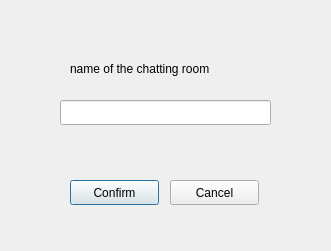
<?xml version="1.0" encoding="UTF-8"?>
<ui version="4.0">
 <class>Dialog</class>
 <widget class="QDialog" name="Dialog">
  <property name="geometry">
   <rect>
    <x>0</x>
    <y>0</y>
    <width>331</width>
    <height>251</height>
   </rect>
  </property>
  <property name="windowTitle">
   <string>Dialog</string>
  </property>
  <widget class="QLineEdit" name="lineEdit_roomName">
   <property name="geometry">
    <rect>
     <x>60</x>
     <y>100</y>
     <width>211</width>
     <height>25</height>
    </rect>
   </property>
  </widget>
  <widget class="QLabel" name="label">
   <property name="geometry">
    <rect>
     <x>70</x>
     <y>60</y>
     <width>191</width>
     <height>17</height>
    </rect>
   </property>
   <property name="text">
    <string>name of the chatting room</string>
   </property>
  </widget>
  <widget class="QPushButton" name="pushButton_confirm">
   <property name="geometry">
    <rect>
     <x>70</x>
     <y>180</y>
     <width>89</width>
     <height>25</height>
    </rect>
   </property>
   <property name="text">
    <string>Confirm</string>
   </property>
  </widget>
  <widget class="QPushButton" name="pushButton_cancel">
   <property name="geometry">
    <rect>
     <x>170</x>
     <y>180</y>
     <width>89</width>
     <height>25</height>
    </rect>
   </property>
   <property name="text">
    <string>Cancel</string>
   </property>
  </widget>
 </widget>
 <resources/>
 <connections/>
</ui>
